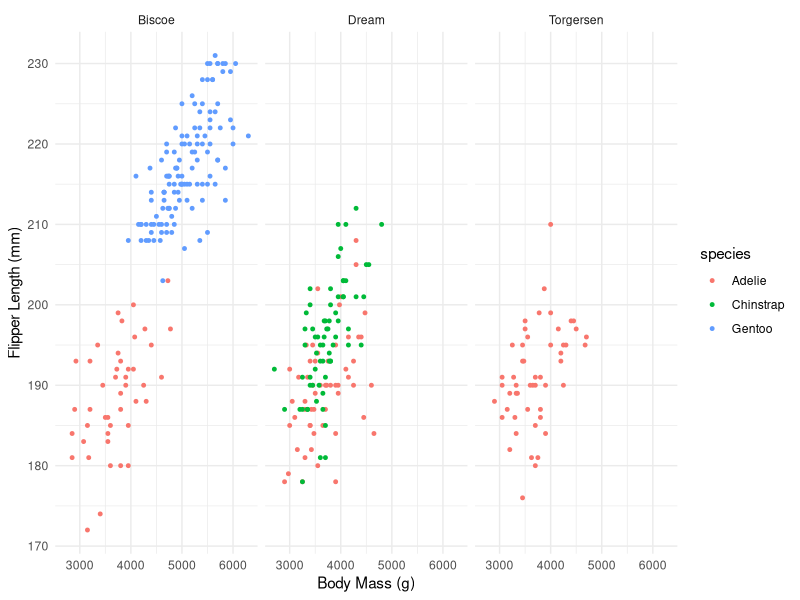

Recreate this plot in R.
## ---- chunk 1
knitr::opts_chunk$set(echo = TRUE)
library(tidyverse)
library(ggplot2)
library(palmerpenguins)

## ---- chunk 2
ggplot(data = penguins, aes(x = body_mass_g, y = flipper_length_mm)) +
  geom_point(aes(color = species), size = 1) +
  facet_wrap(~island) +
  theme_minimal() +
  labs(x = "Body Mass (g)",
       y = "Flipper Length (mm)")
